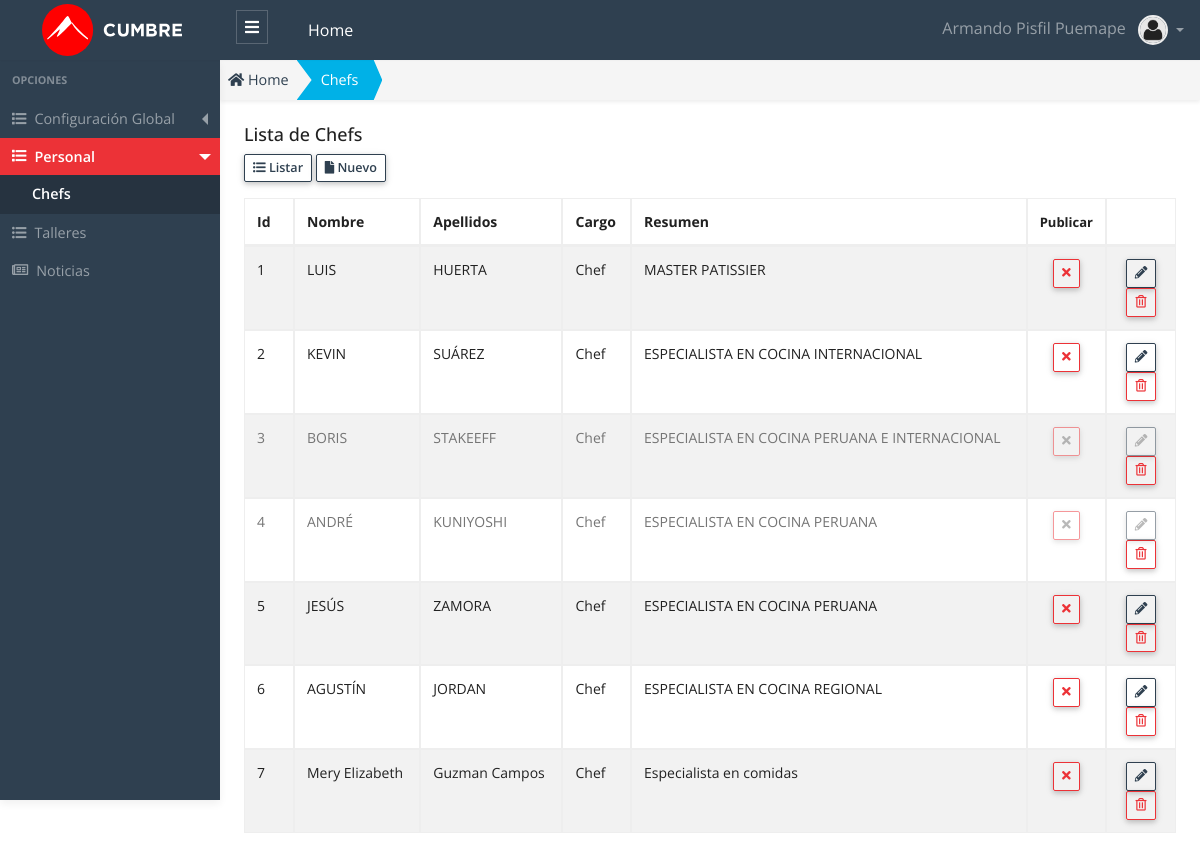
/public/admin/chef/chef.php (signed in), run on an earlier commit of the app's database.
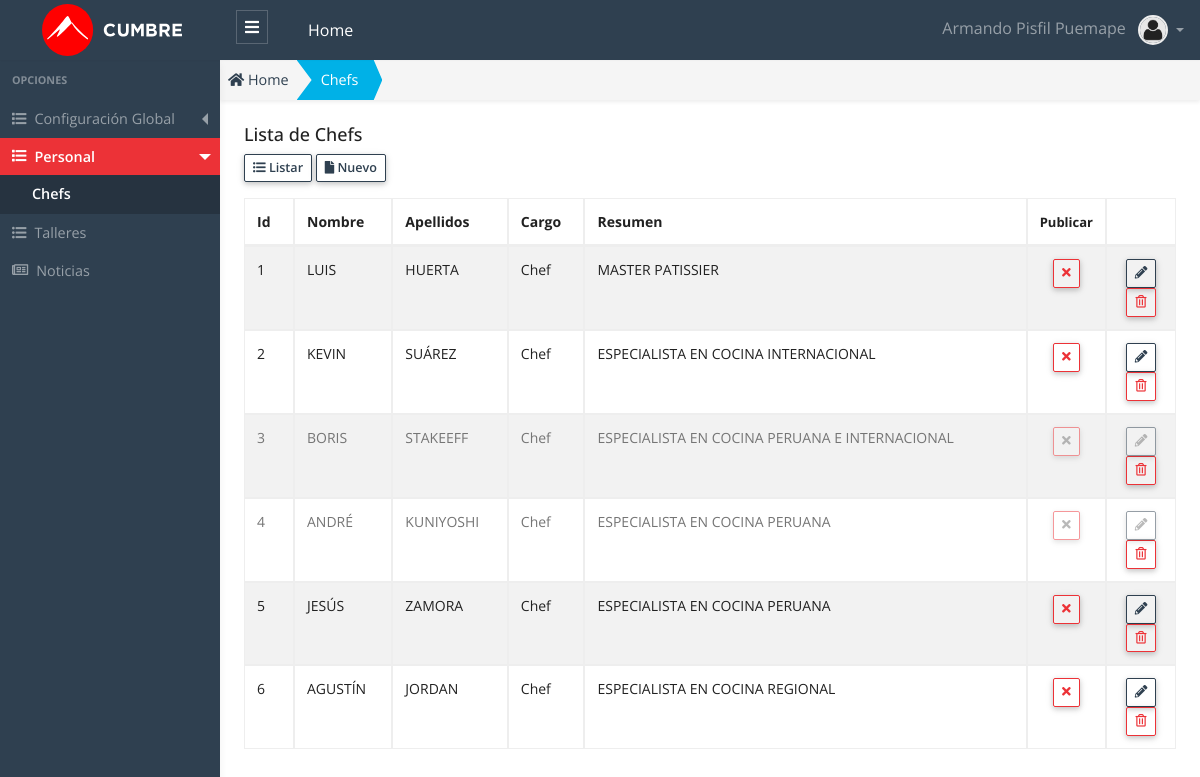
And on a later commit of the database.
### tables this page shows
CREATE TABLE `chef`  (
  `id` int(11) UNSIGNED NOT NULL AUTO_INCREMENT,
  `nombre` varchar(150) NOT NULL,
  `apellidos` varchar(150) NOT NULL DEFAULT '',
  `cargo` varchar(120) NOT NULL DEFAULT '',
  `resumen` varchar(150) NULL DEFAULT NULL,
  `descripcion` longtext NULL,
  `imagen` varchar(200) NULL DEFAULT NULL,
  `item` int(11) NULL DEFAULT NULL,
  `publicar` char(1) NOT NULL DEFAULT 'S',
  `estado` int(1) NULL DEFAULT 1,
  `created_up` timestamp(0) NULL DEFAULT CURRENT_TIMESTAMP(0) ON UPDATE CURRENT_TIMESTAMP(0),
  PRIMARY KEY (`id`) USING BTREE
);

### public/app/database/Connection.php (called while the page is built, shortened)
<?php
Class Connection
{
  protected $db_host   = 'localhost';
  protected $db_user   = 'root';
  protected $db_pass   = '';
  protected $db_name   = 'escuelac_w_ne16';
  protected $db_port   = '3306';
  protected $db_driver = 'mysql';
  protected $query  = '';
  protected $conn   = null  ;
  private function openConnection()
  {
    $str_conn = $this->db_driver.":host=".$this->db_host.";port=".$this->db_port.";dbname=" .$this->db_name;
    $this->conn = new PDO($str_conn,$this->db_user,$this->db_pass);
    $this->conn->setAttribute(PDO::ATTR_ERRMODE, PDO::ERRMODE_EXCEPTION);
    $this->conn->query("SET NAMES 'utf8'");
    return $this->conn ;
  }
  protected function executeQuery()
  {
    $stm = $this->conn->prepare($this->query);
    $this->status = $stm->execute() ;
    if($this->status)
    {
      $column_count = $stm->columnCount() ;
      if ($column_count > 0)
      {
        $rows  = $stm->fetchAll(PDO::FETCH_ASSOC) ;
      }
    }
  }
}

### public/app/models/Chef.php (called while the page is built, shortened)
<?php
class Chef extends Connection {
  public function getAll()
  {
    try{
      $this->query = "SELECT * FROM chef; ";
      $this->executeQuery();
      $data = $this->rows ;
      return $data;
    }catch(exception $e){
      throw new Exception($e->getMessage());
    }
  }
}

### public/app/controllers/ChefController.php (called while the page is built, shortened)
<?php
 class ChefController
{
  public function getAll()
  {
    try
    {
      $chef  = new Chef();
      $data = $chef->getAll();
      return $data ;
    }
    catch (Exception $e)
    {
      throw new Exception($e->getMessage());
    }
  }
}

### public/admin/chef/chef.php (the view, shortened to what the changed rows need)
<?php
    $chef_controller = new ChefController();
    $data = $chef_controller->getAll();
?>
<!DOCTYPE html>
<html lang="es">
<head>
  <?php
    require_once "../layout/head_links.phtml";
  ?>
</head>
<body>
  <div class="app-wrap">
    <main role="main" class="main">
      <div class="container-full p-2 fs-x-14">
        <div class="row">
          <div class="col-12">
            <div class="table-responsive">
            <table id="dataTableList" class="table table-striped table-bordered" style="width:100%">
              <thead>
                <tr>
                  <th width="50">Id </th>
                  <th>Nombre </th>
                  <th>Apellidos </th>
                  <th>Cargo </th>
                  <th>Resumen </th>
                  <th width="50" class="fs-x-13"> Publicar </th>
                  <th width="70"></th>
                </tr>
              </thead>
              <tbody>
                <?php foreach ($data as &$row) {?>
                  <?php
                    $classBtn = "" ;
                    $title    = "" ;
                    $icon_pub = "" ;
                    if(!empty($row["publicar"])){
                      if($row["publicar"] == "S"){
                        $classBtn =  "btn-outline-danger";
                        $title = "Desactivar/Ocultar" ;
                        $icon_pub = '<i class="fas fa-times"></i>';
                      }
                      else {
                        $classBtn =  "btn-outline-success";
                        $title = "Publicar" ;
                        $icon_pub = '<i class="fas fa-check"></i>';
                      }
                    }
                    $title_estado   = "";
                    $class_estado   = "";
                    $class_disabled = "";
                    if($row["estado"] == 1)
                    {
                      $title_estado = "Eliminar" ;
                    }
                    else
                    {
                      $title_estado   = "Recuperar" ;
                      $class_estado   = "row-disabled";
                      $class_disabled = "is-disabled";
                    }
                  ?>
                <tr class="<?php echo $class_estado ;?>" >
                  <td> <?php echo $row["id"] ?> </td>
                  <td> <?php echo $row["nombre"] ?> </td>
                  <td> <?php echo $row["apellidos"] ?> </td>
                  <td> <?php echo $row["cargo"] ?> </td>
                  <td> <?php echo $row["resumen"] ?> </td>
                  <td class="text-center">
                    <button onclick="modalPublicar(<?php echo $row['id'] ?>, `<?php echo $row['nombre'] ?>` ,`<?php echo $title ?>`, `<?php echo $row['publicar'] ?>`);" class="btn btn-sm lh-1 btn-table <?php echo $classBtn.' ' .$class_disabled; ; ?> " title="<?php echo $title; ?>" >
                    <?php echo $icon_pub ;?>
                    </button>
                  </td>
                  <td class="text-center">
                    <a class="btn btn-outline-primary btn-sm lh-1 btn-table <?php echo $class_disabled ; ?>" href="admin/chef/editar.php?id=<?php echo $row["id"] ?>" title="Editar">
                    <i class="fas fa-pencil-alt"></i>
                    </a>
                    <button class="btn btn-outline-danger btn-sm lh-1 btn-table" onclick="modalDelete(<?php echo $row["id"] ?>, `<?php echo $row['nombre'] ?>`,`<?php echo $title_estado ?>`,`<?php echo $row['estado'] ?>`);" title="<?php echo $title_estado ;?>">
                    <i class="far fa-trash-alt"></i>
                    </button>
                  </td>
                </tr>
                <?php }?>
              </tbody>
            </table>
            </div>
          </div>
        </div>
      </div>
    </main>
  </div>
  <?php require_once "../layout/datatables.phtml"?>
</body>
</html>

What changed in the data, as far as the page shows it:
removed chef: id "7", nombre "Mery Elizabeth", apellidos "Guzman Campos", cargo "Chef", resumen "Especialista en comidas", publicar "S" (drawn)
